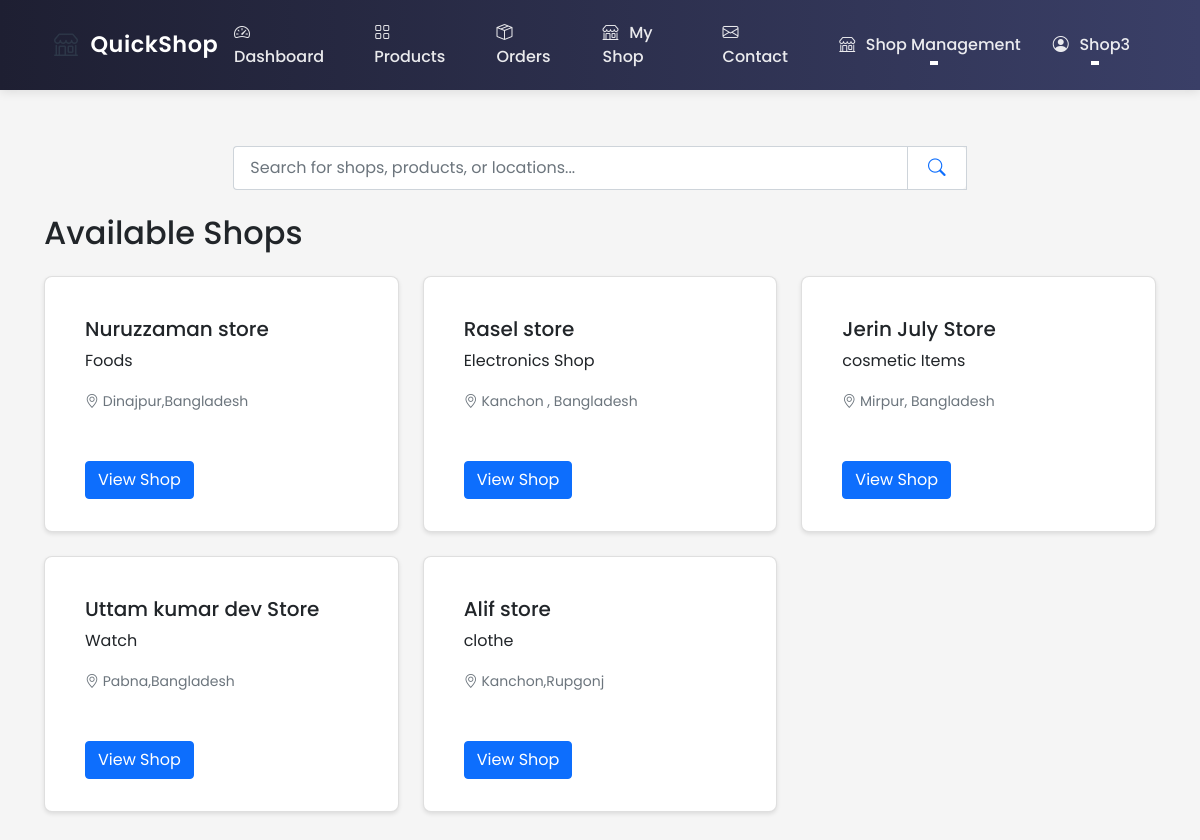
Screenshot of /shop/ (signed in) with the database file from the repository.
### ecommerce/models/user.py (models this page shows, shortened)
class User(UserMixin, db.Model):
    id = db.Column(db.Integer, primary_key=True)
    username = db.Column(db.String(80), unique=True, nullable=False)
    email = db.Column(db.String(120), unique=True, nullable=False)
    password_hash = db.Column(db.String(128))
    role = db.Column(db.String(20), nullable=False, default='user')  # user, shop_owner, delivery, admin
    location_lat = db.Column(db.Float)
    location_lng = db.Column(db.Float)
    address = db.Column(db.String(200))
    created_at = db.Column(db.DateTime, default=datetime.utcnow)
    updated_at = db.Column(db.DateTime, default=datetime.utcnow, onupdate=datetime.utcnow)
    is_active = db.Column(db.Boolean, default=True)
    orders = db.relationship('Order', lazy=True, foreign_keys='Order.customer_id')
    shop = db.relationship('Shop', backref='owner', lazy=True, uselist=False)
    deliveries = db.relationship('Order', backref='assigned_delivery_person', lazy=True,
                               foreign_keys='Order.delivery_person_id')
    @property
    def is_shop_owner(self):
        return self.role == 'shop_owner'

### ecommerce/models/shop.py (models this page shows, shortened)
class Shop(db.Model):
    id = db.Column(db.Integer, primary_key=True)
    name = db.Column(db.String(100), nullable=False)
    description = db.Column(db.Text)
    about = db.Column(db.Text)  # New field for shop-specific About content
    owner_id = db.Column(db.Integer, db.ForeignKey('user.id'), nullable=False)
    location_lat = db.Column(db.Float, nullable=False)
    location_lng = db.Column(db.Float, nullable=False)
    address = db.Column(db.String(200), nullable=False)
    phone = db.Column(db.String(20))
    email = db.Column(db.String(120))
    website = db.Column(db.String(200))
    business_hours = db.Column(db.Text)  # Stored as JSON string
    created_at = db.Column(db.DateTime, default=datetime.utcnow)
    is_active = db.Column(db.Boolean, default=True)
    products = db.relationship('Product', backref='shop', lazy=True)
    orders = db.relationship('Order', backref='shop', lazy=True)

### ecommerce/routes/shop.py (the view)
@shop_bp.route('/')
def index():
    shops = Shop.query.filter_by(is_active=True).all()
    return render_template('shop/index.html', shops=shops)

### ecommerce/templates/shop/index.html (shortened to what this page needs)
{% extends "base.html" %}
{% block content %}
<div class="container mt-4">
    <div class="row mb-4">
        <div class="col-md-8 mx-auto">
            {% with search_type='all' %}
            {% include 'includes/search_box.html' %}
            {% endwith %}
        </div>
    </div>
    <h2 class="mb-4">Available Shops</h2>
    <div class="row">
        {% for shop in shops %}
            <div class="col-md-4 mb-4">
                <div class="card h-100">
                    <div class="card-body">
                        <h5 class="card-title">{{ shop.name }}</h5>
                        <p class="card-text">{{ shop.description }}</p>
                        <p class="card-text">
                            <small class="text-muted">
                                <i class="bi bi-geo-alt"></i> {{ shop.address }}
                            </small>
                        </p>
                    </div>
                    <div class="card-footer bg-transparent border-top-0">
                        <a href="{{ url_for('shop.view', shop_id=shop.id) }}" class="btn btn-primary">
                            View Shop
                        </a>
                    </div>
                </div>
            </div>
        {% else %}
            <div class="col-12 text-center">
                <div class="alert alert-info">
                    No shops available at the moment.
                </div>
            </div>
        {% endfor %}
    </div>
</div>
{% endblock %}

### ecommerce/templates/base.html (shortened to what this page needs)
<!DOCTYPE html>
<html lang="en">
<head>
    <link href="https://cdn.jsdelivr.net/npm/bootstrap@5.1.3/dist/css/bootstrap.min.css" rel="stylesheet">
    <link rel="stylesheet" href="https://cdn.jsdelivr.net/npm/bootstrap-icons@1.7.2/font/bootstrap-icons.css">
    <link rel="stylesheet" href="{{ url_for('static', filename='css/style.css') }}">
</head>
<body class="d-flex flex-column min-vh-100">
    <nav class="navbar navbar-expand-lg navbar-light">
        <div class="container">
            <a class="logo" href="{{ url_for('main.index') }}">
                <span class="logo-icon">
                    <i class="bi bi-shop"></i>
                </span>
                <span class="logo">QuickShop</span>
            </a>
            <div class="collapse navbar-collapse" id="navbarNav">
                <ul class="navbar-nav me-auto">
                    {% if not current_user.is_authenticated %}
                    <li class="nav-item">
                        <a class="nav-link" href="{{ url_for('main.index') }}">
                            <i class="bi bi-house-door"></i> Home
                        </a>
                    </li>
                    <li class="nav-item">
                        <a class="nav-link" href="{{ url_for('main.about') }}">
                            <i class="bi bi-info-circle"></i> About QuickShop
                        </a>
                    </li>
                    {% elif current_user.is_authenticated and current_user.role == 'shop_owner' %}
                    <li class="nav-item">
                        <a class="nav-link" href="{{ url_for('shop.dashboard') }}">
                            <i class="bi bi-speedometer2"></i> Dashboard
                        </a>
                    </li>
                    <li class="nav-item">
                        <a class="nav-link" href="{{ url_for('shop.manage') }}">
                            <i class="bi bi-grid"></i> Products
                        </a>
                    </li>
                    <li class="nav-item">
                        <a class="nav-link" href="{{ url_for('shop.orders') }}">
                            <i class="bi bi-box-seam"></i> Orders
                        </a>
                    </li>
                    {% if current_user.shop %}
                    <li class="nav-item">
                        <a class="nav-link" href="{{ url_for('shop.about', shop_id=current_user.shop.id) }}">
                            <i class="bi bi-shop"></i> My Shop
                        </a>
                    </li>
                    {% endif %}
                    {% endif %}
                    <li class="nav-item">
                        <a class="nav-link" href="{{ url_for('main.contact_page') }}">
                            <i class="bi bi-envelope"></i> Contact
                        </a>
                    </li>
                </ul>
                <ul class="navbar-nav ms-auto">
                    {% if current_user.is_authenticated %}
                        {% if current_user.role == 'admin' %}
                        <li class="nav-item">
                            <a class="nav-link" href="{{ url_for('admin.dashboard') }}">
                                <i class="bi bi-speedometer2"></i> Admin Panel
                            </a>
                        </li>
                        <li class="nav-item dropdown">
                            <a class="nav-link dropdown-toggle" href="#" role="button" data-bs-toggle="dropdown">
                                <i class="bi bi-gear"></i> Manage
                            </a>
                            <ul class="dropdown-menu">
                                <li><a class="dropdown-item" href="{{ url_for('admin.orders') }}">
                                    <i class="bi bi-box-seam"></i> Orders
                                </a></li>
                                <li><a class="dropdown-item" href="{{ url_for('admin.manage_shops') }}">
                                    <i class="bi bi-shop"></i> Shops
                                </a></li>
                                <li><a class="dropdown-item" href="{{ url_for('admin.settings') }}">
                                    <i class="bi bi-gear"></i> Settings
                                </a></li>
                            </ul>
                        </li>
                        {% elif current_user.role == 'shop_owner' %}
                        <li class="nav-item dropdown">
                            <a class="nav-link dropdown-toggle" href="#" role="button" data-bs-toggle="dropdown">
                                <i class="bi bi-shop"></i> Shop Management
                            </a>
                        </li>
                        {% endif %}
                        <li class="nav-item dropdown">
                            <a class="nav-link dropdown-toggle" href="#" role="button" data-bs-toggle="dropdown">
                                <i class="bi bi-person-circle"></i> {{ current_user.username }}
                            </a>
                        </li>
                    {% endif %}
                </ul>
            </div>
        </div>
    </nav>
    <main class="flex-shrink-0">
        {% block content %}{% endblock %}
    </main>
</body>
</html>

### ecommerce/static/css/style.css (style rules this page uses)
* { margin: 0; padding: 0; box-sizing: border-box; }
html { height: 100%; }
body { font-family: 'Poppins', sans-serif; background-color: #f5f5f5; min-height: 100vh; display: flex; flex-direction: column; }
.logo { display: flex; align-items: center; gap: 0.75rem; text-decoration: none; }
.logo-icon { display: inline-flex; align-items: center; justify-content: center; font-size: 1.5rem; color: #2D3748; }
main { flex: 1 0 auto; padding: 2rem; width: 100%; max-width: 1200px; margin: 0 auto; }
.navbar { background: linear-gradient(to right, #1e1f32, #3a3f67); padding: 0.8rem 0; box-shadow: 0 2px 10px rgba(0, 0, 0, 0.1); position: sticky; top: 0; z-index: 1000; }
.navbar .container { padding: 0 1.5rem; }
.navbar-brand, .logo { color: #ffffff !important; font-size: 1.4rem; font-weight: 600; letter-spacing: 0.5px; padding: 0; }
.navbar .nav-link { color: rgba(255, 255, 255, 0.9) !important; font-weight: 500; padding: 0.5rem 1rem !important; transition: all 0.3s ease; position: relative; }
.navbar .nav-link::after { content: ''; position: absolute; bottom: 0; left: 50%; width: 0; height: 2px; background: #ffffff; transition: all 0.3s ease; transform: translateX(-50%); }
.navbar .nav-item .nav-link i { margin-right: 0.4rem; }
.card { background: white; border-radius: 8px; box-shadow: 0 2px 4px rgba(0,0,0,0.1); padding: 1.5rem; margin-bottom: 1.5rem; }

### rows the page displays
User: username "Shop3"
Shop: name "Nuruzzaman store", description "Foods", address "Dinajpur,Bangladesh"
Shop: name "Rasel store", description "Electronics Shop", address "Kanchon , Bangladesh"
Shop: name "Jerin July Store", description "cosmetic Items", address "Mirpur, Bangladesh"
Shop: name "Uttam kumar dev Store", description "Watch", address "Pabna,Bangladesh"
Shop: name "Alif store", description "clothe", address "Kanchon,Rupgonj"
